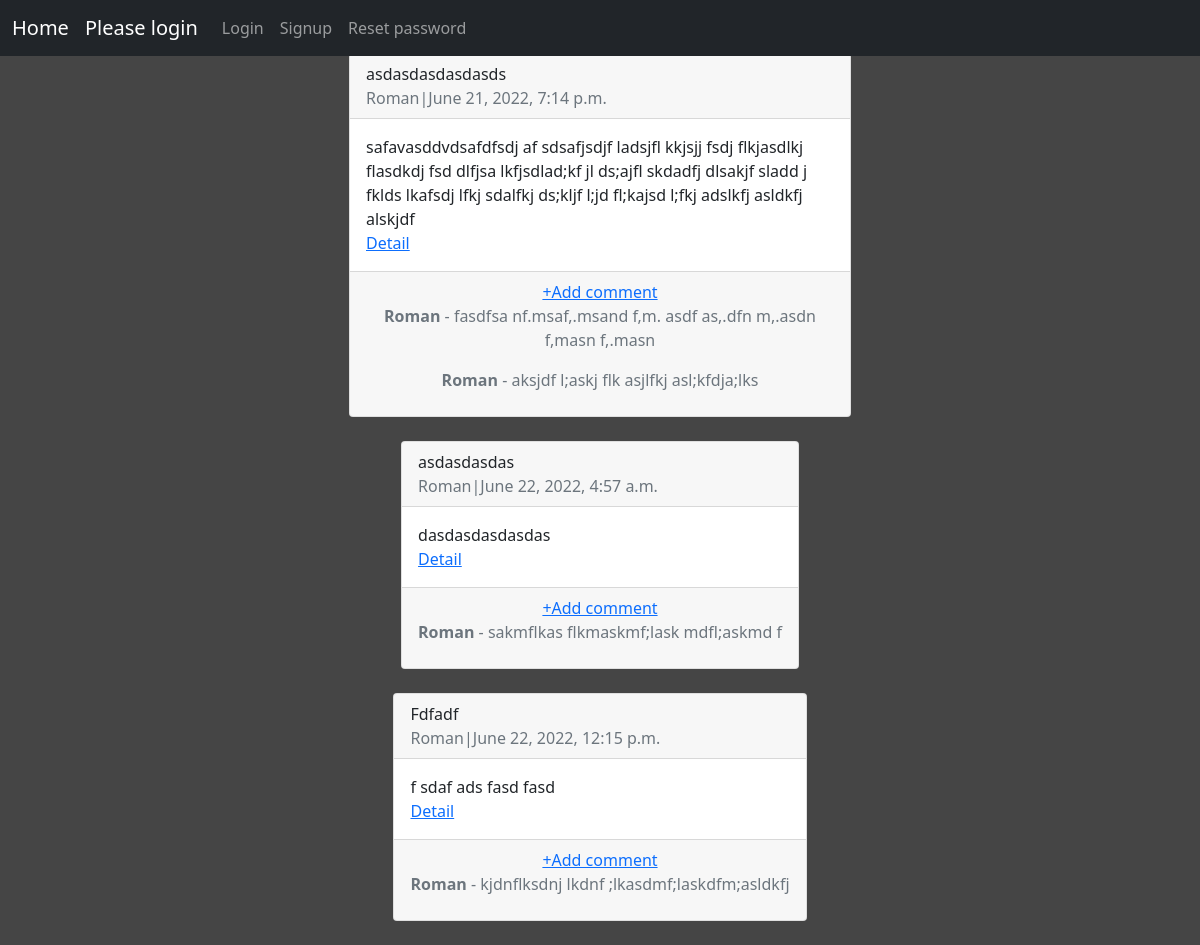
The page / on the database its author committed.
### NewsApp/models.py (models this page shows, shortened)
class Article(models.Model):
    author = models.ForeignKey(get_user_model(), on_delete=models.CASCADE)
    title = models.CharField(max_length=25)
    body = models.TextField()
    date = models.DateTimeField(auto_now_add=True)

class Comment(models.Model):
    author = models.ForeignKey(get_user_model(), on_delete=models.CASCADE)
    text = models.TextField()
    article = models.ForeignKey(Article, on_delete=models.CASCADE)
    def __str__(self):
        return self.text

### UsersApp/models.py (models this page shows)
class CustomUser(AbstractUser):
    age = models.PositiveIntegerField(null=True, blank=True)

### NewsApp/views.py (the view)
# urls.py: path('', HomeView.as_view(), name='home'),
class HomeView(ListView):
    model = Article
    template_name = 'NewsApp/home.html'
    context_object_name = 'articles'

### templates/NewsApp/home.html (shortened to what this page needs)
{% extends 'base.html' %}
{% load static %}
{% block links %}
    <link href="{% static 'css/NewsApp/home.css' %}" rel="stylesheet">
{% endblock links %}
{% block content %}
    {% for article in articles %}
        <div class="card">
            <div class="card-header">
                <span class="font-weight-bold">{{ article.title }}</span> <br/>
                <span class="text-muted">{{ article.author }}|{{ article.date }}</span>
            </div>
            <div class="card-body">
                {{ article.body }}
                <a href="{% url 'article_detail' article.pk %}">Detail</a>
            </div>
            <div class="card-footer text-center text-muted">
                <a href="{% url 'comment_create' article.pk %}">+Add comment</a>
                {% for comment in article.comment_set.all %}
                    <p>
                    <span><b>{{ comment.author }}</b> - </span>
                    {{ comment }}
                    </p>
                {% endfor %}
            </div>
        </div>
        <br/>
    {% endfor %}
{% endblock content %}

### templates/base.html (shortened to what this page needs)
<!DOCTYPE html>
{% load static %}
<html>
    <head>
        <link href="https://cdn.jsdelivr.net/npm/bootstrap@5.0.2/dist/css/bootstrap.min.css" rel="stylesheet">
        <link href="{% static 'css/base.css' %}" rel="stylesheet">
        {% block links %}{% endblock links %}
    </head>
    <body>
        <header>
            <nav class="navbar navbar-expand-lg navbar-dark bg-dark fixed-top">
                <div class="container-fluid">
                    <a class="navbar-brand" href="{% url 'home' %}">Home</a>
                    {% if user.is_authenticated %}
                        <span class="navbar-brand">{{user.username}}</span>
                    {% else %}
                        <span class="navbar-brand">Please login</span>
                    {% endif %}
                  <div class="collapse navbar-collapse" id="navbarNavAltMarkup">
                    <div class="navbar-nav">
                        {% if user.is_authenticated %}
                            <a class="nav-link" href="{% url 'logout' %}">Logout</a>
                            <a class="nav-link" href="{% url 'password_change'%}">Change password</a>
                            <a class="nav-link" href="{% url 'article_create'%}">+Create</a>
                        {% else %}
                            <a class="nav-link" href="{% url 'login' %}">Login</a>
                            <a class="nav-link" href="{% url 'signup' %}">Signup</a>
                            <a class="nav-link" href="{% url 'password_reset'%}">Reset password</a>
                        {% endif %}
                    </div>
                  </div>
                </div>
              </nav>
        </header>
        <div class="content">
            {% block content %}{% endblock content %}
        </div>
    </body>
</html>

### static/css/base.css (style rules this page uses)
.content { margin-top: 53px; }

### static/css/NewsApp/home.css (style rules this page uses)
.content { display: flex; flex-direction: column; align-items: center; justify-content: center; min-height: calc(100vh - 53px); background-color: rgb(69, 69, 69); }
.card-body { max-width: 500px; width: 100%; }
.card-footer { max-width: 500px; width: 100%; }

### rows shown on the page
Article: title "asdasdasdasdasds", author "Roman", date "June 21, 2022, 7:14 p.m.", body "safavasddvdsafdfsdj af sdsafjsdjf ladsjfl kkjsjj fsdj flkjasdlkj flasdkdj fsd dlfjsa lkfjsdlad;kf jl ds;ajfl skdadfj dlsakjf sladd j fklds lkafsdj lfkj sdalfkj ds;kljf l;jd fl;kajsd l;fkj adslkfj asldkfj alskjdf"
Comment: author "Roman", text "fasdfsa nf.msaf,.msand f,m. asdf as,.dfn m,.asdn f,masn f,.masn"
Comment: author "Roman", text "aksjdf l;askj flk asjlfkj asl;kfdja;lks"
Article: title "asdasdasdas", author "Roman", date "June 22, 2022, 4:57 a.m.", body "dasdasdasdasdas"
Comment: author "Roman", text "sakmflkas flkmaskmf;lask mdfl;askmd f"
Article: title "Fdfadf", author "Roman", date "June 22, 2022, 12:15 p.m.", body "f sdaf ads fasd fasd"
Comment: author "Roman", text "kjdnflksdnj lkdnf ;lkasdmf;laskdfm;asldkfj"
